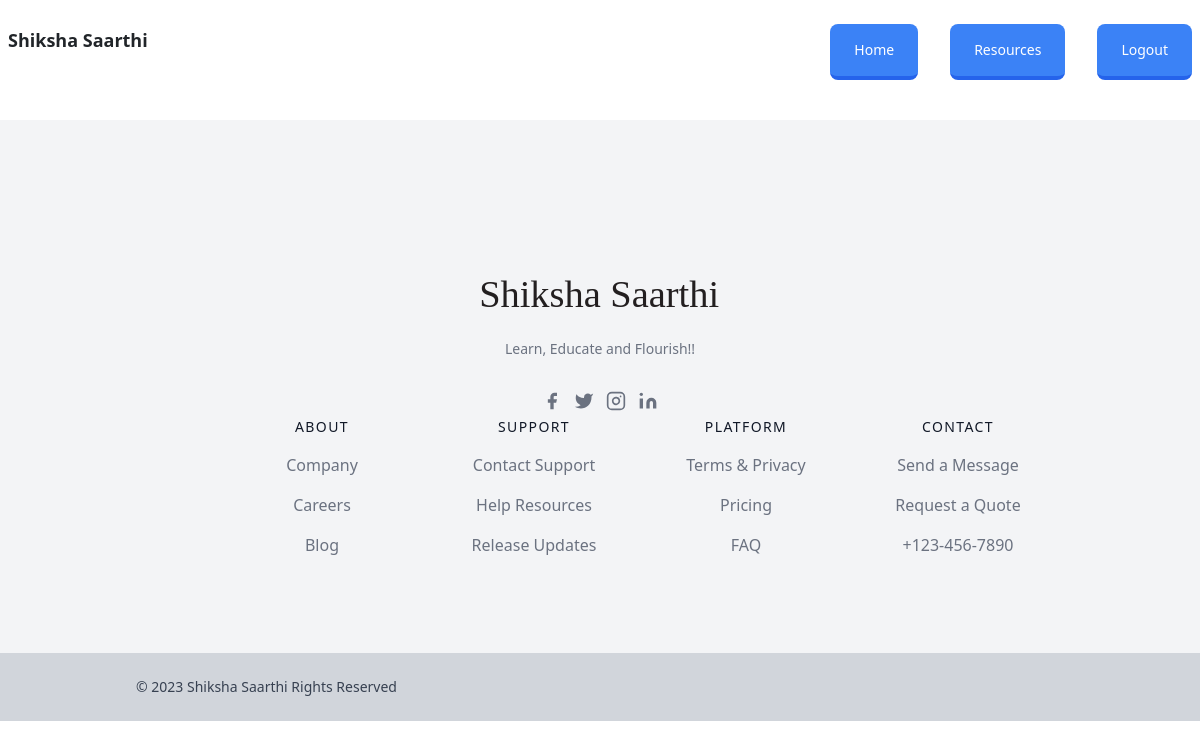
Page /resources/educational_content/ (signed in) on the earlier database version.
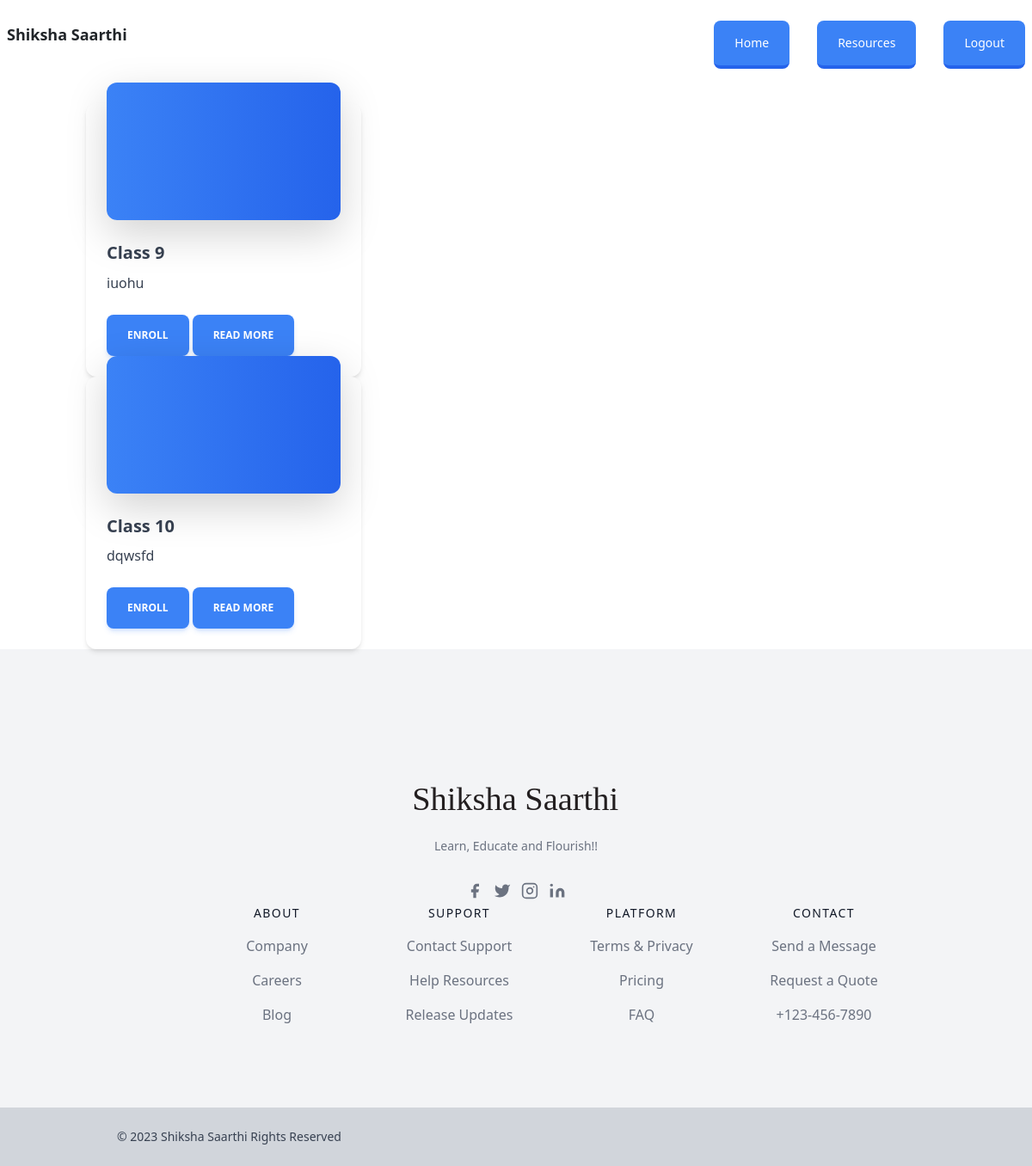
Same page on the later database version.
### Resources/models.py (models this page shows, shortened)
class Course(models.Model):
    name=models.CharField(max_length=30, null =False)
    slug=models.CharField(max_length=50,null=False,unique=True)
    description= models.CharField(max_length=200,null=True)
    active=models.BooleanField(default=False)

### Resources/views.py (the view)
# urls.py: path('educational_content/',resources_views.educational_content,name='educational_content'),
@login_required
def educational_content(request):
    courses=Course.objects.all()
    return render(request,template_name="Resources/educational_content.html",context={"courses":courses})

### Resources/templates/Resources/educational_content.html
{% extends "ShikshaSaarthi/base.html" %}
{% block content %}
    {% for n in courses %}
        <div class="relative flex w-80 flex-col rounded-xl bg-white bg-clip-border text-gray-700 shadow-md">
            <div class="relative mx-4 -mt-6 h-40 overflow-hidden rounded-xl bg-blue-gray-500 bg-clip-border text-white shadow-lg shadow-blue-gray-500/40 bg-gradient-to-r from-blue-500 to-blue-600">
            </div>
            <div class="p-6">
            <h5 class="mb-2 block font-sans text-xl font-semibold leading-snug tracking-normal text-blue-gray-900 antialiased">
            {{n.name}}
            </h5>
            <p class="block font-sans text-base font-light leading-relaxed text-inherit antialiased">
            {{n.description}}
            </p>
            </div>
            <div class="p-6 pt-0">
            <a href="#"><button data-ripple-light="true" type="button" class="select-none rounded-lg bg-blue-500 py-3 px-6 text-center align-middle font-sans text-xs font-bold uppercase text-white shadow-md shadow-blue-500/20 transition-all hover:shadow-lg hover:shadow-blue-500/40 focus:opacity-[0.85] focus:shadow-none active:opacity-[0.85] active:shadow-none disabled:pointer-events-none disabled:opacity-50 disabled:shadow-none">
                Enroll
            </button></a>
            <a href="/resources/course/{{n.slug}}"><button data-ripple-light="true" type="button" class="select-none rounded-lg bg-blue-500 py-3 px-6 text-center align-middle font-sans text-xs font-bold uppercase text-white shadow-md shadow-blue-500/20 transition-all hover:shadow-lg hover:shadow-blue-500/40 focus:opacity-[0.85] focus:shadow-none active:opacity-[0.85] active:shadow-none disabled:pointer-events-none disabled:opacity-50 disabled:shadow-none">
                Read More
            </button></a>
            </div>
        </div>
    {% endfor %}
{% endblock content %}

### ShikshaSaarthi/templates/ShikshaSaarthi/base.html (shortened to what this page needs)
{% load static %}
{% load tailwind_filters %}
<!DOCTYPE html>
<html lang="en">
<head>
    <link href="https://cdn.jsdelivr.net/npm/bootstrap@5.3.2/dist/css/bootstrap.min.css" rel="stylesheet">
    <script src="https://cdn.tailwindcss.com"></script>
</head>
<body>
      <header class="site-header">
          <nav class="border-gray-200 mb-10">
            <div class="w-full mx-auto">
                <div class="mx-2 flex flex-wrap items-center justify-between">
                    <a href="#" class="flex">
                        <span class="self-center text-lg font-semibold whitespace-nowrap">Shiksha Saarthi</span>
                    </a>
                    <div class="hidden md:flex justify-between items-end w-full md:w-auto md:order-1" id="mobile-menu-3">
                        <ul class="flex-col md:flex-row flex md:space-x-8 mt-4 md:mt-0 md:text-sm md:font-medium">
                            <li>
                              <button class="cursor-pointer transition-all bg-blue-500 text-white px-6 py-2 rounded-lg
                              border-blue-600
                              border-b-[4px] hover:brightness-110 hover:-translate-y-[1px] hover:border-b-[6px]
                              active:border-b-[2px] active:brightness-90 active:translate-y-[2px]">
                              <a href="#" class="bg-blue-700 md:bg-transparent text-white block pl-3 pr-4 py-2 md:text-blue-700 md:p-0 rounded">Home</a>
                              </button>
                            </li>
                            <li>
                                <button class="cursor-pointer transition-all bg-blue-500 text-white px-6 py-2 rounded-lg
                              border-blue-600
                              border-b-[4px] hover:brightness-110 hover:-translate-y-[1px] hover:border-b-[6px]
                              active:border-b-[2px] active:brightness-90 active:translate-y-[2px]">
                              <a href="#" class="bg-blue-700 md:bg-transparent text-white block pl-3 pr-4 py-2 md:text-blue-700 md:p-0 rounded">Resources</a>
                              </button>
                            </li>
                            <li>
                                <button class="cursor-pointer transition-all bg-blue-500 text-white px-6 py-2 rounded-lg
                              border-blue-600
                              border-b-[4px] hover:brightness-110 hover:-translate-y-[1px] hover:border-b-[6px]
                              active:border-b-[2px] active:brightness-90 active:translate-y-[2px]">
                              <a href="{% url 'logout' %}" class="bg-blue-700 md:bg-transparent text-white block pl-3 pr-4 py-2 md:text-blue-700 md:p-0 rounded nav-item nav-link">Logout</a>
                              </button>
                            </li>
                        </ul>
                    </div>
                </div>
            </div>
          </nav>
      </header>
      <main role="main" class="container">
        <div class="row">
          <div class="col-md-8">
            {% block content %}{% endblock %}
        </div>
    </div>
</main>
  <footer class="w-full text-gray-700 bg-gray-100 body-font">
      <div
          class="container flex flex-col flex-wrap px-5 py-24 mx-auto md:items-center lg:items-start md:flex-row md:flex-no-wrap">
          <div class="flex-shrink-0 w-64 mx-auto text-center md:mx-0 md:text-left">
              <a class="flex items-center justify-center font-medium text-gray-900 title-font md:justify-start">
                <svg id="Layer_1" data-name="Layer 1" xmlns="http://www.w3.org/2000/svg" viewBox="0 0 466.63 210.42"><defs><style>.cls-1{font-size:70px;fill:#231f20;font-family:SamarkanNormal, Samarkan;}</style></defs><text class="cls-1" transform="translate(13.02 166.65)">Shiksha Saarthi</text><text x="-184.53" y="-108.92"/></svg>
              </a>
              <p class="mt-2 text-sm text-gray-500">Learn, Educate and Flourish!!</p>
              <div class="mt-4">
                  <span class="inline-flex justify-center mt-2 sm:ml-auto sm:mt-0 sm:justify-start">
                      <a class="text-gray-500 cursor-pointer hover:text-gray-700">
                          <svg fill="currentColor" stroke-linecap="round" stroke-linejoin="round" stroke-width="2"
                              class="w-5 h-5" viewBox="0 0 24 24">
                              <path d="M18 2h-3a5 5 0 00-5 5v3H7v4h3v8h4v-8h3l1-4h-4V7a1 1 0 011-1h3z"></path>
                          </svg>
                      </a>
                      <a class="ml-3 text-gray-500 cursor-pointer hover:text-gray-700">
                          <svg fill="currentColor" stroke-linecap="round" stroke-linejoin="round" stroke-width="2"
                              class="w-5 h-5" viewBox="0 0 24 24">
                              <path
                                  d="M23 3a10.9 10.9 0 01-3.14 1.53 4.48 4.48 0 00-7.86 3v1A10.66 10.66 0 013 4s-4 9 5 13a11.64 11.64 0 01-7 2c9 5 20 0 20-11.5a4.5 4.5 0 00-.08-.83A7.72 7.72 0 0023 3z">
                              </path>
                          </svg>
                      </a>
                      <a class="ml-3 text-gray-500 cursor-pointer hover:text-gray-700">
                          <svg fill="none" stroke="currentColor" stroke-linecap="round" stroke-linejoin="round"
                              stroke-width="2" class="w-5 h-5" viewBox="0 0 24 24">
                              <rect width="20" height="20" x="2" y="2" rx="5" ry="5"></rect>
                              <path d="M16 11.37A4 4 0 1112.63 8 4 4 0 0116 11.37zm1.5-4.87h.01"></path>
                          </svg>
                      </a>
                      <a class="ml-3 text-gray-500 cursor-pointer hover:text-gray-700">
                          <svg fill="currentColor" stroke="currentColor" stroke-linecap="round"
                              stroke-linejoin="round" stroke-width="0" class="w-5 h-5" viewBox="0 0 24 24">
                              <path stroke="none"
                                  d="M16 8a6 6 0 016 6v7h-4v-7a2 2 0 00-2-2 2 2 0 00-2 2v7h-4v-7a6 6 0 016-6zM2 9h4v12H2z">
                              </path>
                              <circle cx="4" cy="4" r="2" stroke="none"></circle>
                          </svg>
                      </a>
                  </span>
              </div>
          </div>
          <div class="flex flex-wrap flex-grow mt-10 -mb-10 text-center md:pl-20 md:mt-0 md:text-left">
              <div class="w-full px-4 lg:w-1/4 md:w-1/2">
                  <h2 class="mb-3 text-sm font-medium tracking-widest text-gray-900 uppercase title-font">About</h2>
                  <nav class="mb-10 list-none">
                      <li class="mt-3">
                          <a class="text-gray-500 cursor-pointer hover:text-gray-900">Company</a>
                      </li>
                      <li class="mt-3">
                          <a class="text-gray-500 cursor-pointer hover:text-gray-900">Careers</a>
                      </li>
                      <li class="mt-3">
                          <a class="text-gray-500 cursor-pointer hover:text-gray-900">Blog</a>
                      </li>
                  </nav>
              </div>
              <div class="w-full px-4 lg:w-1/4 md:w-1/2">
                  <h2 class="mb-3 text-sm font-medium tracking-widest text-gray-900 uppercase title-font">Support</h2>
                  <nav class="mb-10 list-none">
                      <li class="mt-3">
                          <a class="text-gray-500 cursor-pointer hover:text-gray-900">Contact Support</a>
                      </li>
                      <li class="mt-3">
                          <a class="text-gray-500 cursor-pointer hover:text-gray-900">Help Resources</a>
                      </li>
                      <li class="mt-3">
                          <a class="text-gray-500 cursor-pointer hover:text-gray-900">Release Updates</a>
                      </li>
                  </nav>
              </div>
              <div class="w-full px-4 lg:w-1/4 md:w-1/2">
                  <h2 class="mb-3 text-sm font-medium tracking-widest text-gray-900 uppercase title-font">Platform
                  </h2>
                  <nav class="mb-10 list-none">
                      <li class="mt-3">
                          <a class="text-gray-500 cursor-pointer hover:text-gray-900">Terms &amp; Privacy</a>
                      </li>
                      <li class="mt-3">
                          <a class="text-gray-500 cursor-pointer hover:text-gray-900">Pricing</a>
                      </li>
                      <li class="mt-3">
                          <a class="text-gray-500 cursor-pointer hover:text-gray-900">FAQ</a>
                      </li>
                  </nav>
              </div>
              <div class="w-full px-4 lg:w-1/4 md:w-1/2">
                  <h2 class="mb-3 text-sm font-medium tracking-widest text-gray-900 uppercase title-font">Contact</h2>
                  <nav class="mb-10 list-none">
                      <li class="mt-3">
                          <a class="text-gray-500 cursor-pointer hover:text-gray-900">Send a Message</a>
                      </li>
                      <li class="mt-3">
                          <a class="text-gray-500 cursor-pointer hover:text-gray-900">Request a Quote</a>
                      </li>
                      <li class="mt-3">
                          <a class="text-gray-500 cursor-pointer hover:text-gray-900">+123-456-7890</a>
                      </li>
                  </nav>
              </div>
          </div>
      </div>
      <div class="bg-gray-300">
          <div class="container px-5 py-4 mx-auto">
              <p class="text-sm text-gray-700 capitalize xl:text-center">© 2023 Shiksha Saarthi rights reserved </p>
          </div>
      </div>
  </footer>
</body>
</html>

### ShikshaSaarthi/templates/ShikshaSaarthi/base.html (style rules this page uses)
.cls-1 { font-size:70px;fill:#231f20;font-family:SamarkanNormal, Samarkan; }

Differences in the rows shown:
added Course: name "Class 9", description "iuohu"
added Course: name "Class 10", description "dqwsfd"
